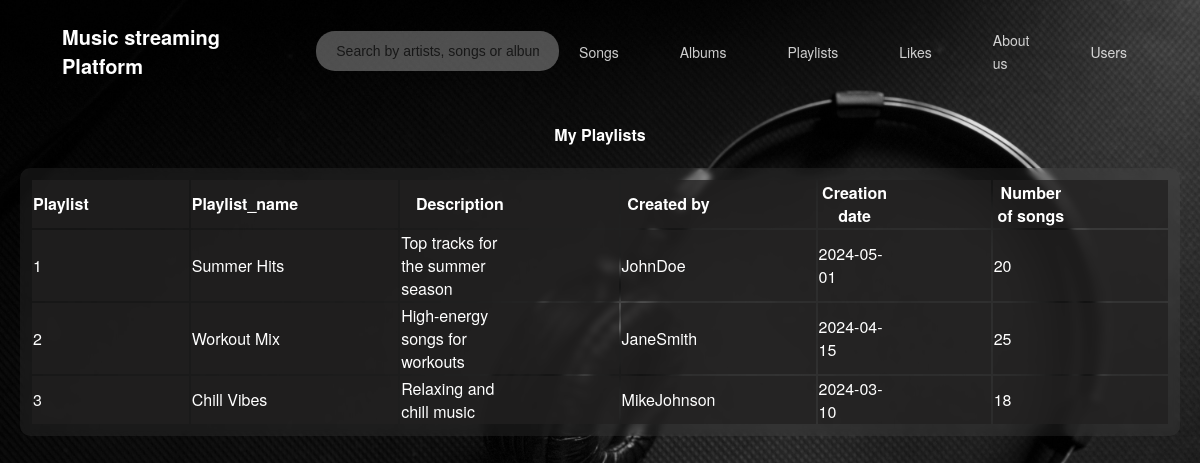
Screenshot of /playlists.php with the database file from the repository.
### tables this page shows
CREATE TABLE `playlists` (
  `playlist_id` int(50) NOT NULL,
  `Playlist_name` varchar(50) NOT NULL,
  `Description` varchar(50) NOT NULL,
  `Created by` varchar(50) NOT NULL,
  `Creation date` varchar(50) NOT NULL,
  `Number of songs` varchar(50) NOT NULL
);

### playlists.php (the view, shortened to what this page needs)
<!DOCTYPE html>
<html>
<head>
    <link rel="stylesheet" type="text/css" href="style.css" title="style1" media="screen,tv,projection, handled, print" />
</head>
<body>
    <header>
        <nav>
            <div class="vertical-container">
                <div class="logo">
                    <p>Music streaming Platform</p>
                </div>
                <div class="search-bar">
                    <input type="text" placeholder="Search by artists, songs or albums">
                </div>
            </div>
            <ul>
                <div class="vertical-container">
				<li><a href="index.php">Songs</a></li>
                    <li><a href="albums.php">Albums</a></li>
                    <li><a href="playlists.php">Playlists</a></li>
                    <li><a href="likes.php">Likes</a></li>
                    <li><a href="About us.php">About us</a></li>
                    <li class="dropdown">
				<a href="#">Users</a>
            </ul>
        </nav>
    </header>
    <section>
		<h4><center>My Playlists</center></h4>
		<div class="container">
		<table>
        <center>
			<thead>
				<tr>
				    <th>Playlist</th>
				    <th>Playlist_name</th>
					<th>Description</th>
					<th>Created by</th>
				    <th>Creation date</th>
					<th>Number of songs</th>
				</tr>
			</thead>
			<tbody>
				<?php
				$conn = mysqli_connect("localhost", "root", "", "musicstreaming");
				$sql = "SELECT * FROM playlists";
				$result = mysqli_query($conn, $sql);
				if (mysqli_num_rows($result) > 0) {
					while($row = mysqli_fetch_assoc($result)) {
						echo "<tr>";
						echo "<td>" . $row["playlist_id"] . "</td>";
						echo "<td>" . $row["Playlist_name"] . "</td>";
						echo "<td>" . $row["Description"] . "</td>";
						echo "<td>" . $row["Created by"] . "</td>";
						echo "<td>" . $row["Creation date"] . "</td>";
						echo "<td>" . $row["Number of songs"] . "</td>";
						echo "</tr>";
					}
				} else {
					echo "<tr><td colspan='4'>No data available</td></tr>";
				}
				?>
			</tbody>
		</table>
</body>
</html>

### style.css (style rules this page uses)
body { font-family: "Mona Sans", "Helvetica Neue", Helvetica, Arial, sans-serif; margin: 0; padding: 0; background: url('images/pexels-daniel-reche-718241-3721941.jpg') no-repeat center center fixed; background-size: cover; min-height: 100vh; position: relative; color: white; }
header { background-color: rgba(0, 0, 0, 0); padding: 2px; }
nav { display: flex; justify-content: space-between; align-items: center; margin-right: 20px; margin-left: 40px; padding: 0 20px; }
nav ul { list-style: none; margin: 0; padding: 0; }
nav li { display: inline-block; margin-right: 1px; padding: 3px 30px; position: relative; }
nav a { text-decoration: none; color: rgba(255, 255, 255, 0.8); font-size: 14px; }
nav li::after { content: ''; height: 3px; width: 0; background: #db4520; position: absolute; left: 0; bottom: -3px; transition: width 0.3s; }
.dropdown { position: relative; display: inline-block; }
.logo { font-size: 20px; color: white; font-weight: bold; }
.search-bar { margin-right: 30px; margin-left: 30px; position: relative; }
.search-bar input[type="text"] { padding: 12px 20px; border: none; border-radius: 19px; font-size: 14px; background-color: rgba(255, 255, 255, 0.3); color: black; transition: background-color 0.5s ease; }
.search-bar input[type="text"]::placeholder { color: rgba(0, 0, 0, 0.7); }
.vertical-container { display: flex; align-items: center; }
th, td { padding-right: 100px; background-color: rgba(34, 33, 33, 0.751); }
.container { background-color: rgba(104, 104, 104, 0.169); padding: 10px; margin: 20px; border-radius: 10px; backdrop-filter: blur(3px); overflow: auto; transition: background-color 0.2s ease; }
input[type="text"], input[type="email"], input[type="password"] { width: 100%; padding: 10px; border: 1px solid #ccc; border-radius: 3px; }

### rows the page displays
playlists: playlist_id "1", Playlist_name "Summer Hits", Description "Top tracks for the summer season", Created by "JohnDoe", Creation date "2024-05-01", Number of songs "20"
playlists: playlist_id "2", Playlist_name "Workout Mix", Description "High-energy songs for workouts", Created by "JaneSmith", Creation date "2024-04-15", Number of songs "25"
playlists: playlist_id "3", Playlist_name "Chill Vibes", Description "Relaxing and chill music", Created by "MikeJohnson", Creation date "2024-03-10", Number of songs "18"
